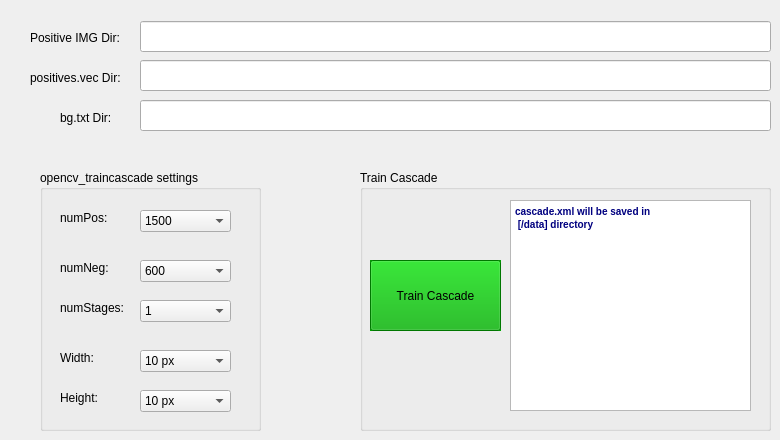
    <widget class="QWidget" name="tab_2">
     <attribute name="title">
      <string>Configuration</string>
     </attribute>
     <widget class="QLabel" name="label_11">
      <property name="geometry">
       <rect>
        <x>30</x>
        <y>30</y>
        <width>101</width>
        <height>16</height>
       </rect>
      </property>
      <property name="statusTip">
       <string>positive images directory.</string>
      </property>
      <property name="text">
       <string>Positive IMG Dir:</string>
      </property>
     </widget>
     <widget class="QLabel" name="label_12">
      <property name="geometry">
       <rect>
        <x>30</x>
        <y>70</y>
        <width>101</width>
        <height>16</height>
       </rect>
      </property>
      <property name="statusTip">
       <string>negative images directory</string>
      </property>
      <property name="text">
       <string>positives.vec Dir:</string>
      </property>
     </widget>
     <widget class="QLabel" name="label_13">
      <property name="geometry">
       <rect>
        <x>60</x>
        <y>110</y>
        <width>61</width>
        <height>16</height>
       </rect>
      </property>
      <property name="statusTip">
       <string>bg.txt directory</string>
      </property>
      <property name="text">
       <string>bg.txt Dir:</string>
      </property>
     </widget>
     <widget class="QLineEdit" name="lineEdit_img_dir">
      <property name="geometry">
       <rect>
        <x>140</x>
        <y>21</y>
        <width>631</width>
        <height>31</height>
       </rect>
      </property>
      <property name="statusTip">
       <string>positive images directory   [create samples to make the dir. (if empty)]</string>
      </property>
     </widget>
     <widget class="QLineEdit" name="lineEdit_vec_dir">
      <property name="geometry">
       <rect>
        <x>140</x>
        <y>60</y>
        <width>631</width>
        <height>31</height>
       </rect>
      </property>
      <property name="statusTip">
       <string>positive .vec directory   [create vec file to show the dir. (if empty)]</string>
      </property>
     </widget>
     <widget class="QLineEdit" name="lineEdit_bg_txt_dir">
      <property name="geometry">
       <rect>
        <x>140</x>
        <y>100</y>
        <width>631</width>
        <height>31</height>
       </rect>
      </property>
      <property name="statusTip">
       <string>bg.txt directory</string>
      </property>
     </widget>
     <widget class="QGroupBox" name="groupBox_6">
      <property name="geometry">
       <rect>
        <x>40</x>
        <y>170</y>
        <width>221</width>
        <height>261</height>
       </rect>
      </property>
      <property name="title">
       <string>opencv_traincascade settings</string>
      </property>
      <widget class="QLabel" name="label_18">
       <property name="geometry">
        <rect>
         <x>20</x>
         <y>220</y>
         <width>41</width>
         <height>16</height>
        </rect>
       </property>
       <property name="text">
        <string>Height:</string>
       </property>
      </widget>
      <widget class="QComboBox" name="comboBox_3">
       <property name="geometry">
        <rect>
         <x>100</x>
         <y>40</y>
         <width>91</width>
         <height>22</height>
        </rect>
       </property>
       <item>
        <property name="text">
         <string>1500</string>
        </property>
       </item>
       <item>
        <property name="text">
         <string>1600</string>
        </property>
       </item>
       <item>
        <property name="text">
         <string>1700</string>
        </property>
       </item>
       <item>
        <property name="text">
         <string>1800</string>
        </property>
       </item>
       <item>
        <property name="text">
         <string>1900</string>
        </property>
       </item>
      </widget>
      <widget class="QComboBox" name="comboBox_6">
       <property name="geometry">
        <rect>
         <x>100</x>
         <y>180</y>
         <width>91</width>
         <height>22</height>
        </rect>
       </property>
       <item>
        <property name="text">
         <string>10 px</string>
        </property>
       </item>
       <item>
        <property name="text">
         <string>20 px</string>
        </property>
       </item>
       <item>
        <property name="text">
         <string>30 px</string>
        </property>
       </item>
       <item>
        <property name="text">
         <string>40 px</string>
        </property>
       </item>
       <item>
        <property name="text">
         <string>50 px</string>
        </property>
       </item>
       <item>
        <property name="text">
         <string>60 px</string>
        </property>
       </item>
      </widget>
      <widget class="QLabel" name="label_14">
       <property name="geometry">
        <rect>
         <x>20</x>
         <y>40</y>
         <width>61</width>
         <height>16</height>
        </rect>
       </property>
       <property name="statusTip">
        <string>number of positive images selected...</string>
       </property>
       <property name="text">
        <string>numPos:</string>
       </property>
      </widget>
      <widget class="QComboBox" name="comboBox_4">
       <property name="geometry">
        <rect>
         <x>100</x>
         <y>90</y>
         <width>91</width>
         <height>22</height>
        </rect>
       </property>
       <item>
        <property name="text">
         <string>600</string>
        </property>
       </item>
       <item>
        <property name="text">
         <string>700</string>
        </property>
       </item>
       <item>
        <property name="text">
         <string>800</string>
        </property>
       </item>
       <item>
        <property name="text">
         <string>900</string>
        </property>
       </item>
       <item>
        <property name="text">
         <string>1000</string>
        </property>
       </item>
       <item>
        <property name="text">
         <string>1100</string>
        </property>
       </item>
       <item>
        <property name="text">
         <string>1200</string>
        </property>
       </item>
      </widget>
      <widget class="QLabel" name="label_16">
       <property name="geometry">
        <rect>
         <x>20</x>
         <y>130</y>
         <width>71</width>
         <height>16</height>
        </rect>
       </property>
       <property name="statusTip">
        <string>number of stages....</string>
       </property>
       <property name="text">
        <string>numStages:</string>
       </property>
      </widget>
      <widget class="QComboBox" name="comboBox_7">
       <property name="geometry">
        <rect>
         <x>100</x>
         <y>220</y>
         <width>91</width>
         <height>22</height>
        </rect>
       </property>
       <item>
        <property name="text">
         <string>10 px</string>
        </property>
       </item>
       <item>
        <property name="text">
         <string>20 px</string>
        </property>
       </item>
       <item>
        <property name="text">
         <string>30 px</string>
        </property>
       </item>
       <item>
        <property name="text">
         <string>40 px</string>
        </property>
       </item>
       <item>
        <property name="text">
         <string>50 px</string>
        </property>
       </item>
       <item>
        <property name="text">
         <string>60 px</string>
        </property>
       </item>
      </widget>
      <widget class="QComboBox" name="comboBox_5">
       <property name="geometry">
        <rect>
         <x>100</x>
         <y>130</y>
         <width>91</width>
         <height>22</height>
        </rect>
       </property>
       <item>
        <property name="text">
         <string>1</string>
        </property>
       </item>
       <item>
        <property name="text">
         <string>2</string>
        </property>
       </item>
       <item>
        <property name="text">
         <string>3</string>
        </property>
       </item>
       <item>
        <property name="text">
         <string>4</string>
        </property>
       </item>
       <item>
        <property name="text">
         <string>5</string>
        </property>
       </item>
       <item>
        <property name="text">
         <string>6</string>
        </property>
       </item>
       <item>
        <property name="text">
         <string>7</string>
        </property>
       </item>
       <item>
        <property name="text">
         <string>8</string>
        </property>
       </item>
       <item>
        <property name="text">
         <string>9</string>
        </property>
       </item>
       <item>
        <property name="text">
         <string>10</string>
        </property>
       </item>
       <item>
        <property name="text">
         <string>11</string>
        </property>
       </item>
       <item>
        <property name="text">
         <string>12</string>
        </property>
       </item>
       <item>
        <property name="text">
         <string>13</string>
        </property>
       </item>
       <item>
        <property name="text">
         <string>14</string>
        </property>
       </item>
       <item>
        <property name="text">
         <string>15</string>
        </property>
       </item>
       <item>
        <property name="text">
         <string>16</string>
        </property>
       </item>
       <item>
        <property name="text">
         <string>17</string>
        </property>
       </item>
       <item>
        <property name="text">
         <string>18</string>
        </property>
       </item>
       <item>
        <property name="text">
         <string>19</string>
        </property>
       </item>
       <item>
        <property name="text">
         <string>20</string>
        </property>
       </item>
      </widget>
      <widget class="QLabel" name="label_15">
       <property name="geometry">
        <rect>
         <x>20</x>
         <y>90</y>
         <width>61</width>
         <height>16</height>
        </rect>
       </property>
       <property name="statusTip">
        <string>number of negative images selected...</string>
       </property>
       <property name="text">
        <string>numNeg:</string>
       </property>
      </widget>
      <widget class="QLabel" name="label_17">
       <property name="geometry">
        <rect>
         <x>20</x>
         <y>180</y>
         <width>41</width>
         <height>16</height>
        </rect>
       </property>
       <property name="text">
        <string>Width:</string>
       </property>
      </widget>
     </widget>
     <widget class="QGroupBox" name="groupBox">
      <property name="geometry">
       <rect>
        <x>360</x>
        <y>170</y>
        <width>411</width>
        <height>261</height>
       </rect>
      </property>
      <property name="title">
       <string>Train Cascade</string>
      </property>
      <widget class="QPushButton" name="btn_train_cascade">
       <property name="geometry">
        <rect>
         <x>10</x>
         <y>90</y>
         <width>131</width>
         <height>71</height>
        </rect>
       </property>
       <property name="palette">
        <palette>
         <active>
          <colorrole role="WindowText">
           <brush brushstyle="SolidPattern">
            <color alpha="255">
             <red>0</red>
             <green>0</green>
             <blue>0</blue>
            </color>
           </brush>
          </colorrole>
          <colorrole role="Button">
           <brush brushstyle="SolidPattern">
            <color alpha="255">
             <red>0</red>
             <green>167</green>
             <blue>0</blue>
            </color>
           </brush>
          </colorrole>
          <colorrole role="Light">
           <brush brushstyle="SolidPattern">
            <color alpha="255">
             <red>0</red>
             <green>251</green>
             <blue>0</blue>
            </color>
           </brush>
          </colorrole>
          <colorrole role="Midlight">
           <brush brushstyle="SolidPattern">
            <color alpha="255">
             <red>0</red>
             <green>209</green>
             <blue>0</blue>
            </color>
           </brush>
          </colorrole>
          <colorrole role="Dark">
           <brush brushstyle="SolidPattern">
            <color alpha="255">
             <red>0</red>
             <green>83</green>
             <blue>0</blue>
            </color>
           </brush>
          </colorrole>
          <colorrole role="Mid">
           <brush brushstyle="SolidPattern">
            <color alpha="255">
             <red>0</red>
             <green>111</green>
             <blue>0</blue>
            </color>
           </brush>
          </colorrole>
          <colorrole role="Text">
           <brush brushstyle="SolidPattern">
            <color alpha="255">
             <red>0</red>
             <green>0</green>
             <blue>0</blue>
            </color>
           </brush>
          </colorrole>
          <colorrole role="BrightText">
           <brush brushstyle="SolidPattern">
            <color alpha="255">
             <red>255</red>
             <green>255</green>
             <blue>255</blue>
            </color>
           </brush>
          </colorrole>
          <colorrole role="ButtonText">
           <brush brushstyle="SolidPattern">
            <color alpha="255">
             <red>0</red>
             <green>0</green>
             <blue>0</blue>
            </color>
           </brush>
          </colorrole>
          <colorrole role="Base">
           <brush brushstyle="SolidPattern">
            <color alpha="255">
             <red>255</red>
             <green>255</green>
             <blue>255</blue>
            </color>
           </brush>
          </colorrole>
          <colorrole role="Window">
           <brush brushstyle="SolidPattern">
            <color alpha="255">
             <red>0</red>
             <green>167</green>
             <blue>0</blue>
            </color>
           </brush>
          </colorrole>
          <colorrole role="Shadow">
           <brush brushstyle="SolidPattern">
            <color alpha="255">
             <red>0</red>
             <green>0</green>
             <blue>0</blue>
            </color>
           </brush>
          </colorrole>
          <colorrole role="AlternateBase">
           <brush brushstyle="SolidPattern">
            <color alpha="255">
             <red>127</red>
             <green>211</green>
             <blue>127</blue>
            </color>
           </brush>
          </colorrole>
          <colorrole role="ToolTipBase">
           <brush brushstyle="SolidPattern">
            <color alpha="255">
             <red>255</red>
             <green>255</green>
             <blue>220</blue>
            </color>
           </brush>
          </colorrole>
          <colorrole role="ToolTipText">
           <brush brushstyle="SolidPattern">
            <color alpha="255">
             <red>0</red>
             <green>0</green>
             <blue>0</blue>
            </color>
           </brush>
          </colorrole>
         </active>
         <inactive>
          <colorrole role="WindowText">
           <brush brushstyle="SolidPattern">
            <color alpha="255">
             <red>0</red>
             <green>0</green>
             <blue>0</blue>
            </color>
           </brush>
          </colorrole>
          <colorrole role="Button">
           <brush brushstyle="SolidPattern">
            <color alpha="255">
             <red>0</red>
             <green>167</green>
             <blue>0</blue>
            </color>
           </brush>
          </colorrole>
          <colorrole role="Light">
           <brush brushstyle="SolidPattern">
            <color alpha="255">
             <red>0</red>
             <green>251</green>
             <blue>0</blue>
            </color>
           </brush>
          </colorrole>
          <colorrole role="Midlight">
           <brush brushstyle="SolidPattern">
            <color alpha="255">
             <red>0</red>
             <green>209</green>
             <blue>0</blue>
            </color>
           </brush>
          </colorrole>
          <colorrole role="Dark">
           <brush brushstyle="SolidPattern">
            <color alpha="255">
             <red>0</red>
             <green>83</green>
             <blue>0</blue>
            </color>
           </brush>
          </colorrole>
          <colorrole role="Mid">
           <brush brushstyle="SolidPattern">
            <color alpha="255">
             <red>0</red>
             <green>111</green>
             <blue>0</blue>
            </color>
           </brush>
          </colorrole>
          <colorrole role="Text">
           <brush brushstyle="SolidPattern">
            <color alpha="255">
             <red>0</red>
             <green>0</green>
             <blue>0</blue>
            </color>
           </brush>
          </colorrole>
          <colorrole role="BrightText">
           <brush brushstyle="SolidPattern">
            <color alpha="255">
             <red>255</red>
             <green>255</green>
             <blue>255</blue>
            </color>
           </brush>
          </colorrole>
          <colorrole role="ButtonText">
           <brush brushstyle="SolidPattern">
            <color alpha="255">
             <red>0</red>
             <green>0</green>
             <blue>0</blue>
            </color>
           </brush>
          </colorrole>
          <colorrole role="Base">
           <brush brushstyle="SolidPattern">
            <color alpha="255">
             <red>255</red>
             <green>255</green>
             <blue>255</blue>
            </color>
           </brush>
          </colorrole>
          <colorrole role="Window">
           <brush brushstyle="SolidPattern">
            <color alpha="255">
             <red>0</red>
             <green>167</green>
             <blue>0</blue>
            </color>
           </brush>
          </colorrole>
          <colorrole role="Shadow">
           <brush brushstyle="SolidPattern">
            <color alpha="255">
             <red>0</red>
             <green>0</green>
             <blue>0</blue>
            </color>
           </brush>
          </colorrole>
          <colorrole role="AlternateBase">
           <brush brushstyle="SolidPattern">
            <color alpha="255">
             <red>127</red>
             <green>211</green>
             <blue>127</blue>
            </color>
           </brush>
          </colorrole>
          <colorrole role="ToolTipBase">
           <brush brushstyle="SolidPattern">
            <color alpha="255">
             <red>255</red>
             <green>255</green>
             <blue>220</blue>
            </color>
           </brush>
          </colorrole>
          <colorrole role="ToolTipText">
           <brush brushstyle="SolidPattern">
            <color alpha="255">
             <red>0</red>
             <green>0</green>
             <blue>0</blue>
            </color>
           </brush>
          </colorrole>
         </inactive>
         <disabled>
          <colorrole role="WindowText">
           <brush brushstyle="SolidPattern">
            <color alpha="255">
             <red>0</red>
             <green>83</green>
             <blue>0</blue>
            </color>
           </brush>
          </colorrole>
          <colorrole role="Button">
           <brush brushstyle="SolidPattern">
            <color alpha="255">
             <red>0</red>
             <green>167</green>
             <blue>0</blue>
            </color>
           </brush>
          </colorrole>
          <colorrole role="Light">
           <brush brushstyle="SolidPattern">
            <color alpha="255">
             <red>0</red>
             <green>251</green>
             <blue>0</blue>
            </color>
           </brush>
          </colorrole>
          <colorrole role="Midlight">
           <brush brushstyle="SolidPattern">
            <color alpha="255">
             <red>0</red>
             <green>209</green>
             <blue>0</blue>
            </color>
           </brush>
          </colorrole>
          <colorrole role="Dark">
           <brush brushstyle="SolidPattern">
            <color alpha="255">
             <red>0</red>
             <green>83</green>
             <blue>0</blue>
            </color>
           </brush>
          </colorrole>
          <colorrole role="Mid">
           <brush brushstyle="SolidPattern">
            <color alpha="255">
             <red>0</red>
             <green>111</green>
             <blue>0</blue>
            </color>
           </brush>
          </colorrole>
          <colorrole role="Text">
           <brush brushstyle="SolidPattern">
            <color alpha="255">
             <red>0</red>
             <green>83</green>
             <blue>0</blue>
            </color>
           </brush>
          </colorrole>
          <colorrole role="BrightText">
           <brush brushstyle="SolidPattern">
            <color alpha="255">
             <red>255</red>
             <green>255</green>
             <blue>255</blue>
            </color>
           </brush>
          </colorrole>
          <colorrole role="ButtonText">
           <brush brushstyle="SolidPattern">
            <color alpha="255">
             <red>0</red>
             <green>83</green>
             <blue>0</blue>
            </color>
           </brush>
          </colorrole>
          <colorrole role="Base">
           <brush brushstyle="SolidPattern">
            <color alpha="255">
             <red>0</red>
             <green>167</green>
             <blue>0</blue>
            </color>
           </brush>
          </colorrole>
          <colorrole role="Window">
           <brush brushstyle="SolidPattern">
            <color alpha="255">
             <red>0</red>
             <green>167</green>
             <blue>0</blue>
            </color>
           </brush>
          </colorrole>
          <colorrole role="Shadow">
           <brush brushstyle="SolidPattern">
            <color alpha="255">
             <red>0</red>
             <green>0</green>
             <blue>0</blue>
            </color>
           </brush>
          </colorrole>
          <colorrole role="AlternateBase">
           <brush brushstyle="SolidPattern">
            <color alpha="255">
             <red>0</red>
             <green>167</green>
             <blue>0</blue>
            </color>
           </brush>
          </colorrole>
          <colorrole role="ToolTipBase">
           <brush brushstyle="SolidPattern">
            <color alpha="255">
             <red>255</red>
             <green>255</green>
             <blue>220</blue>
            </color>
           </brush>
          </colorrole>
          <colorrole role="ToolTipText">
           <brush brushstyle="SolidPattern">
            <color alpha="255">
             <red>0</red>
             <green>0</green>
             <blue>0</blue>
            </color>
           </brush>
          </colorrole>
         </disabled>
        </palette>
       </property>
       <property name="statusTip">
        <string>train the image cascade........</string>
       </property>
       <property name="autoFillBackground">
        <bool>true</bool>
       </property>
       <property name="text">
        <string>Train Cascade</string>
       </property>
       <property name="icon">
        <iconset>
         <normaloff>E:/Programs(cs)/python_opencv_project/icon_info.png</normaloff>E:/Programs(cs)/python_opencv_project/icon_info.png</iconset>
       </property>
       <property name="iconSize">
        <size>
         <width>30</width>
         <height>30</height>
        </size>
       </property>
      </widget>
      <widget class="QTextBrowser" name="train_op">
       <property name="geometry">
        <rect>
         <x>150</x>
         <y>30</y>
         <width>241</width>
         <height>211</height>
        </rect>
       </property>
       <property name="html">
        <string>&lt;!DOCTYPE HTML PUBLIC &quot;-//W3C//DTD HTML 4.0//EN&quot; &quot;http://www.w3.org/TR/REC-html40/strict.dtd&quot;&gt;
&lt;html&gt;&lt;head&gt;&lt;meta name=&quot;qrichtext&quot; content=&quot;1&quot; /&gt;&lt;style type=&quot;text/css&quot;&gt;
p, li { white-space: pre-wrap; }
&lt;/style&gt;&lt;/head&gt;&lt;body style=&quot; font-family:'MS Shell Dlg 2'; font-size:8pt; font-weight:400; font-style:normal;&quot;&gt;
&lt;p style=&quot; margin-top:0px; margin-bottom:0px; margin-left:0px; margin-right:0px; -qt-block-indent:0; text-indent:0px;&quot;&gt;&lt;span style=&quot; font-size:7.8pt; font-weight:600; color:#00007f;&quot;&gt;cascade.xml will be saved in&lt;/span&gt;&lt;/p&gt;
&lt;p style=&quot; margin-top:0px; margin-bottom:0px; margin-left:0px; margin-right:0px; -qt-block-indent:0; text-indent:0px;&quot;&gt;&lt;span style=&quot; font-size:7.8pt; font-weight:600; color:#00007f;&quot;&gt; [/data] directory&lt;/span&gt;&lt;/p&gt;&lt;/body&gt;&lt;/html&gt;</string>
       </property>
      </widget>
     </widget>
    </widget>
